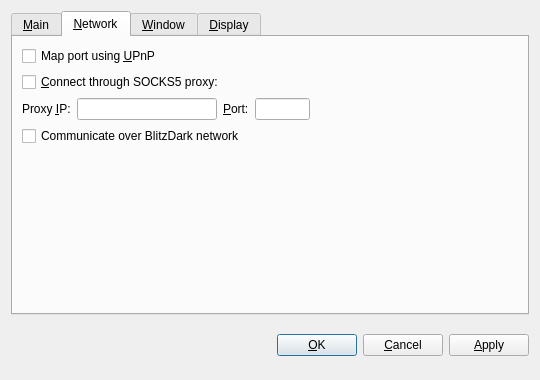
<?xml version="1.0" encoding="UTF-8"?>
<ui version="4.0">
 <class>OptionsDialog</class>
 <widget class="QDialog" name="OptionsDialog">
  <property name="geometry">
   <rect>
    <x>0</x>
    <y>0</y>
    <width>540</width>
    <height>380</height>
   </rect>
  </property>
  <property name="windowTitle">
   <string>Options</string>
  </property>
  <property name="modal">
   <bool>true</bool>
  </property>
  <layout class="QVBoxLayout" name="verticalLayout">
   <item>
    <widget class="QTabWidget" name="tabWidget">
     <property name="tabPosition">
      <enum>QTabWidget::North</enum>
     </property>
     <property name="currentIndex">
      <number>1</number>
     </property>
     <widget class="QWidget" name="tabMain">
      <attribute name="title">
       <string>&amp;Main</string>
      </attribute>
      <layout class="QVBoxLayout" name="verticalLayout_Main">
       <item>
        <widget class="QLabel" name="transactionFeeInfoLabel">
         <property name="text">
          <string>Optional transaction fee per kB that helps make sure your transactions are processed quickly. Most transactions are 1 kB. Fee 0.01 recommended.</string>
         </property>
         <property name="textFormat">
          <enum>Qt::PlainText</enum>
         </property>
         <property name="wordWrap">
          <bool>true</bool>
         </property>
        </widget>
       </item>
       <item>
        <layout class="QHBoxLayout" name="horizontalLayoutFee">
         <item>
          <widget class="QLabel" name="transactionFeeLabel">
           <property name="text">
            <string>Pay transaction &amp;fee</string>
           </property>
           <property name="textFormat">
            <enum>Qt::PlainText</enum>
           </property>
           <property name="buddy">
            <cstring>transactionFee</cstring>
           </property>
          </widget>
         </item>
         <item>
          <widget class="BitcoinAmountField" name="transactionFee"/>
         </item>
         <item>
          <spacer name="horizontalSpacerFee">
           <property name="orientation">
            <enum>Qt::Horizontal</enum>
           </property>
           <property name="sizeHint" stdset="0">
            <size>
             <width>40</width>
             <height>20</height>
            </size>
           </property>
          </spacer>
         </item>
        </layout>
       </item>
       <item>
        <widget class="QLabel" name="reserveBalanceInfoLabel">
         <property name="text">
          <string>Reserved amount does not participate in staking and is therefore spendable at any time.</string>
         </property>
         <property name="textFormat">
          <enum>Qt::PlainText</enum>
         </property>
         <property name="wordWrap">
          <bool>true</bool>
         </property>
        </widget>
       </item>
       <item>
        <layout class="QHBoxLayout" name="horizontalLayoutReserveBalance">
         <item>
          <widget class="QLabel" name="reserveBalanceLabel">
           <property name="text">
            <string>Reserve</string>
           </property>
           <property name="textFormat">
            <enum>Qt::PlainText</enum>
           </property>
           <property name="buddy">
            <cstring>reserveBalance</cstring>
           </property>
          </widget>
         </item>
         <item>
          <widget class="BitcoinAmountField" name="reserveBalance"/>
         </item>
         <item>
          <spacer name="horizontalSpacerReserveBalance">
           <property name="orientation">
            <enum>Qt::Horizontal</enum>
           </property>
           <property name="sizeHint" stdset="0">
            <size>
             <width>40</width>
             <height>20</height>
            </size>
           </property>
          </spacer>
         </item>
        </layout>
       </item>
       <item>
        <widget class="QCheckBox" name="bitcoinAtStartup">
         <property name="toolTip">
          <string>Automatically start Blitz after logging in to the system.</string>
         </property>
         <property name="text">
          <string>&amp;Start Blitz on system login</string>
         </property>
        </widget>
       </item>
       <item>
        <spacer name="verticalSpacer_Main">
         <property name="orientation">
          <enum>Qt::Vertical</enum>
         </property>
         <property name="sizeHint" stdset="0">
          <size>
           <width>20</width>
           <height>40</height>
          </size>
         </property>
        </spacer>
       </item>
      </layout>
     </widget>
     <widget class="QWidget" name="tabNetwork">
      <attribute name="title">
       <string>&amp;Network</string>
      </attribute>
      <layout class="QVBoxLayout" name="verticalLayout_Network">
       <item>
        <widget class="QCheckBox" name="mapPortUpnp">
         <property name="toolTip">
          <string>Automatically open the Blitz client port on the router. This only works when your router supports UPnP and it is enabled.</string>
         </property>
         <property name="text">
          <string>Map port using &amp;UPnP</string>
         </property>
        </widget>
       </item>
       <item>
        <widget class="QCheckBox" name="connectSocks">
         <property name="toolTip">
          <string>Connect to the Blitz network through a SOCKS5 proxy (e.g. when connecting through Tor).</string>
         </property>
         <property name="text">
          <string>&amp;Connect through SOCKS5 proxy:</string>
         </property>
        </widget>
       </item>
       <item>
        <layout class="QHBoxLayout" name="horizontalLayout_Network">
         <item>
          <widget class="QLabel" name="proxyIpLabel">
           <property name="text">
            <string>Proxy &amp;IP:</string>
           </property>
           <property name="textFormat">
            <enum>Qt::PlainText</enum>
           </property>
           <property name="buddy">
            <cstring>proxyIp</cstring>
           </property>
          </widget>
         </item>
         <item>
          <widget class="QValidatedLineEdit" name="proxyIp">
           <property name="maximumSize">
            <size>
             <width>140</width>
             <height>16777215</height>
            </size>
           </property>
           <property name="toolTip">
            <string>IP address of the proxy (e.g. 127.0.0.1)</string>
           </property>
          </widget>
         </item>
         <item>
          <widget class="QLabel" name="proxyPortLabel">
           <property name="text">
            <string>&amp;Port:</string>
           </property>
           <property name="textFormat">
            <enum>Qt::PlainText</enum>
           </property>
           <property name="buddy">
            <cstring>proxyPort</cstring>
           </property>
          </widget>
         </item>
         <item>
          <widget class="QLineEdit" name="proxyPort">
           <property name="maximumSize">
            <size>
             <width>55</width>
             <height>16777215</height>
            </size>
           </property>
           <property name="toolTip">
            <string>Port of the proxy (e.g. 9050)</string>
           </property>
          </widget>
         </item>
         <item>
          <spacer name="horizontalSpacer_Network">
           <property name="orientation">
            <enum>Qt::Horizontal</enum>
           </property>
           <property name="sizeHint" stdset="0">
            <size>
             <width>40</width>
             <height>20</height>
            </size>
           </property>
          </spacer>
         </item>
        </layout>
       </item>
       <item>
        <widget class="QCheckBox" name="connectBlitzDark">
         <property name="text">
          <string>Communicate over BlitzDark network</string>
         </property>
         <property name="checked">
          <bool>false</bool>
         </property>
        </widget>
       </item>
       <item>
        <spacer name="verticalSpacer_Network">
         <property name="orientation">
          <enum>Qt::Vertical</enum>
         </property>
         <property name="sizeHint" stdset="0">
          <size>
           <width>20</width>
           <height>40</height>
          </size>
         </property>
        </spacer>
       </item>
      </layout>
     </widget>
     <widget class="QWidget" name="tabWindow">
      <attribute name="title">
       <string>&amp;Window</string>
      </attribute>
      <layout class="QVBoxLayout" name="verticalLayout_Window">
       <item>
        <widget class="QCheckBox" name="minimizeToTray">
         <property name="toolTip">
          <string>Show only a tray icon after minimizing the window.</string>
         </property>
         <property name="text">
          <string>&amp;Minimize to the tray instead of the taskbar</string>
         </property>
        </widget>
       </item>
       <item>
        <widget class="QCheckBox" name="minimizeOnClose">
         <property name="toolTip">
          <string>Minimize instead of exit the application when the window is closed. When this option is enabled, the application will be closed only after selecting Quit in the menu.</string>
         </property>
         <property name="text">
          <string>M&amp;inimize on close</string>
         </property>
        </widget>
       </item>
       <item>
        <spacer name="verticalSpacer_Window">
         <property name="orientation">
          <enum>Qt::Vertical</enum>
         </property>
         <property name="sizeHint" stdset="0">
          <size>
           <width>20</width>
           <height>40</height>
          </size>
         </property>
        </spacer>
       </item>
      </layout>
     </widget>
     <widget class="QWidget" name="tabDisplay">
      <attribute name="title">
       <string>&amp;Display</string>
      </attribute>
      <layout class="QVBoxLayout" name="verticalLayout_Display">
       <item>
        <layout class="QHBoxLayout" name="horizontalLayout_1_Display">
         <item>
          <widget class="QLabel" name="langLabel">
           <property name="text">
            <string>User Interface &amp;language:</string>
           </property>
           <property name="textFormat">
            <enum>Qt::PlainText</enum>
           </property>
           <property name="buddy">
            <cstring>lang</cstring>
           </property>
          </widget>
         </item>
         <item>
          <widget class="QValueComboBox" name="lang">
           <property name="toolTip">
            <string>The user interface language can be set here. This setting will take effect after restarting Blitz.</string>
           </property>
          </widget>
         </item>
        </layout>
       </item>
       <item>
        <layout class="QHBoxLayout" name="horizontalLayout_2_Display">
         <item>
          <widget class="QLabel" name="unitLabel">
           <property name="text">
            <string>&amp;Unit to show amounts in:</string>
           </property>
           <property name="textFormat">
            <enum>Qt::PlainText</enum>
           </property>
           <property name="buddy">
            <cstring>unit</cstring>
           </property>
          </widget>
         </item>
         <item>
          <widget class="QValueComboBox" name="unit">
           <property name="toolTip">
            <string>Choose the default subdivision unit to show in the interface and when sending coins.</string>
           </property>
          </widget>
         </item>
        </layout>
       </item>
       <item>
        <widget class="QCheckBox" name="coinControlFeatures">
         <property name="toolTip">
          <string>Whether to show coin control features or not.</string>
         </property>
         <property name="text">
          <string>Display coin &amp;control features (experts only!)</string>
         </property>
        </widget>
       </item>
       <item>
        <widget class="QCheckBox" name="useBlackTheme">
         <property name="text">
          <string>Use black visual theme (requires restart)</string>
         </property>
        </widget>
       </item>
       <item>
        <spacer name="verticalSpacer_Display">
         <property name="orientation">
          <enum>Qt::Vertical</enum>
         </property>
         <property name="sizeHint" stdset="0">
          <size>
           <width>20</width>
           <height>40</height>
          </size>
         </property>
        </spacer>
       </item>
      </layout>
     </widget>
    </widget>
   </item>
   <item>
    <layout class="QHBoxLayout" name="horizontalLayout_Buttons">
     <item>
      <spacer name="horizontalSpacer_1">
       <property name="orientation">
        <enum>Qt::Horizontal</enum>
       </property>
       <property name="sizeHint" stdset="0">
        <size>
         <width>40</width>
         <height>48</height>
        </size>
       </property>
      </spacer>
     </item>
     <item>
      <widget class="QLabel" name="statusLabel">
       <property name="font">
        <font>
         <weight>75</weight>
         <bold>true</bold>
        </font>
       </property>
       <property name="text">
        <string/>
       </property>
       <property name="textFormat">
        <enum>Qt::PlainText</enum>
       </property>
       <property name="wordWrap">
        <bool>true</bool>
       </property>
      </widget>
     </item>
     <item>
      <spacer name="horizontalSpacer_2">
       <property name="orientation">
        <enum>Qt::Horizontal</enum>
       </property>
       <property name="sizeHint" stdset="0">
        <size>
         <width>40</width>
         <height>48</height>
        </size>
       </property>
      </spacer>
     </item>
     <item>
      <widget class="QPushButton" name="okButton">
       <property name="text">
        <string>&amp;OK</string>
       </property>
      </widget>
     </item>
     <item>
      <widget class="QPushButton" name="cancelButton">
       <property name="text">
        <string>&amp;Cancel</string>
       </property>
       <property name="autoDefault">
        <bool>false</bool>
       </property>
      </widget>
     </item>
     <item>
      <widget class="QPushButton" name="applyButton">
       <property name="text">
        <string>&amp;Apply</string>
       </property>
       <property name="autoDefault">
        <bool>false</bool>
       </property>
      </widget>
     </item>
    </layout>
   </item>
  </layout>
 </widget>
 <customwidgets>
  <customwidget>
   <class>BitcoinAmountField</class>
   <extends>QSpinBox</extends>
   <header>bitcoinamountfield.h</header>
  </customwidget>
  <customwidget>
   <class>QValueComboBox</class>
   <extends>QComboBox</extends>
   <header>qvaluecombobox.h</header>
  </customwidget>
  <customwidget>
   <class>QValidatedLineEdit</class>
   <extends>QLineEdit</extends>
   <header>qvalidatedlineedit.h</header>
  </customwidget>
 </customwidgets>
 <resources/>
 <connections/>
</ui>
